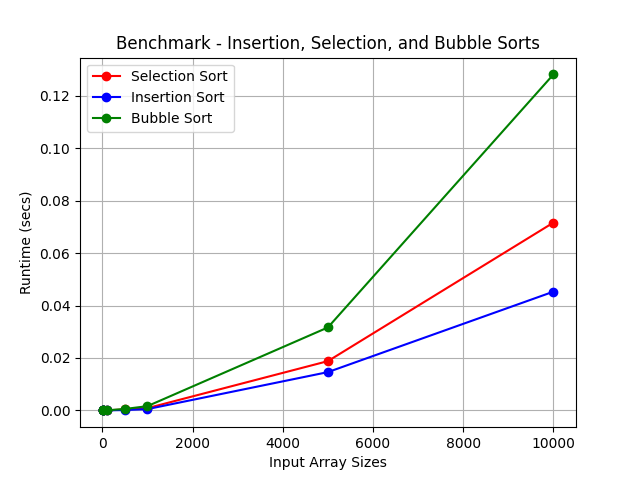

This figure's Python source:
import matplotlib.pyplot as plt

# Data for Selection Sort
x_sel = [5, 10, 20, 100, 500, 1000, 5000, 10000]
y_sel = [0.000001, 0.000002, 0.000003, 0.000017, 0.000369, 0.000863, 0.018788, 0.071616]

# Data for Insertion Sort
x_ins = [5, 10, 20, 100, 500, 1000, 5000, 10000]
y_ins = [0.000002, 0.000003, 0.000003, 0.000011, 0.000135, 0.000494, 0.014600, 0.045279]

# Data for Bubble Sort
x_bub = [5, 10, 20, 100, 500, 1000, 5000, 10000]
y_bub = [0.000001, 0.000002, 0.000003, 0.000034, 0.000548, 0.001624, 0.031635, 0.128126]

# Plotting
plt.figure()
plt.plot(x_sel, y_sel, marker='o', linestyle='-', color='r', label='Selection Sort')
plt.plot(x_ins, y_ins, marker='o', linestyle='-', color='b', label='Insertion Sort')
plt.plot(x_bub, y_bub, marker='o', linestyle='-', color='g', label='Bubble Sort')

plt.xlabel('Input Array Sizes')
plt.ylabel('Runtime (secs)')
plt.title('Benchmark - Insertion, Selection, and Bubble Sorts')
plt.grid(True)
plt.legend()
plt.savefig('benchmark_sorting_algorithms.png')
plt.show()
